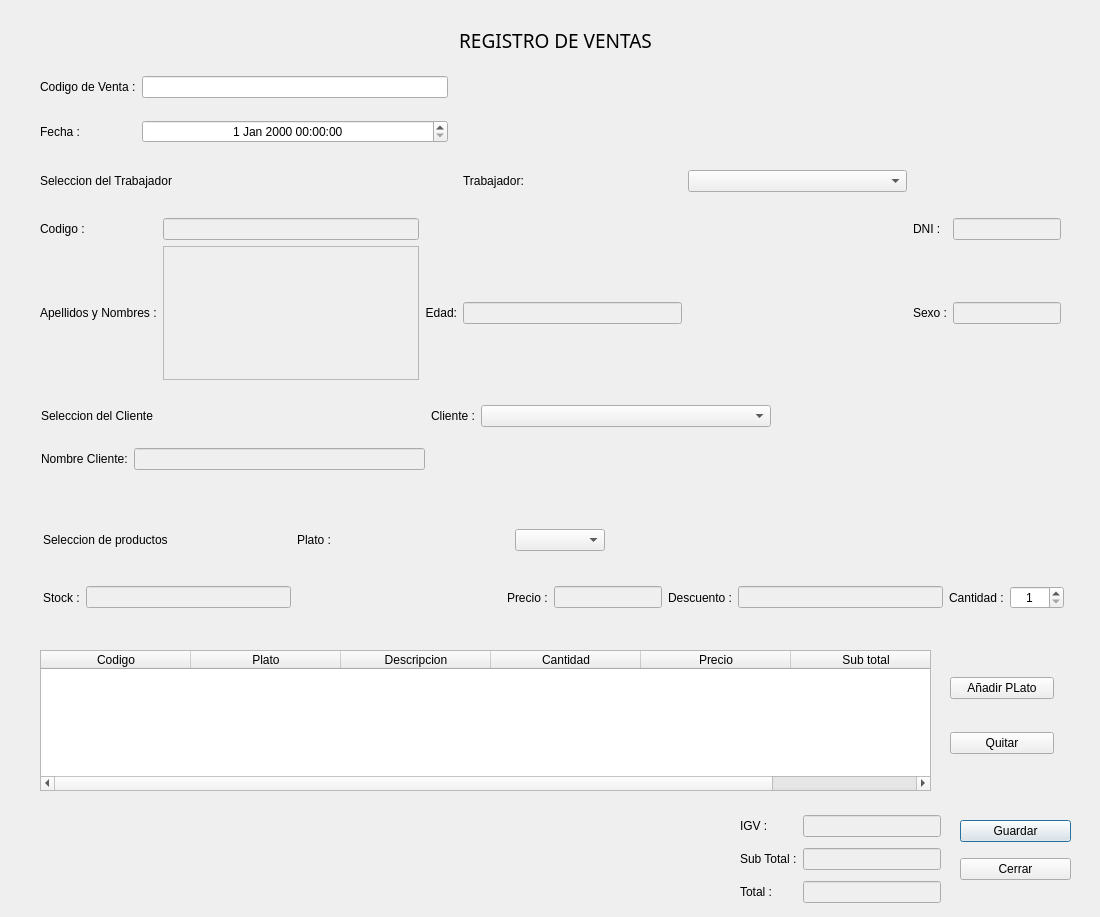
<?xml version="1.0" encoding="UTF-8"?>
<ui version="4.0">
 <class>formAtenderCliente</class>
 <widget class="QDialog" name="formAtenderCliente">
  <property name="geometry">
   <rect>
    <x>0</x>
    <y>0</y>
    <width>1100</width>
    <height>917</height>
   </rect>
  </property>
  <property name="windowTitle">
   <string>Dialog</string>
  </property>
  <property name="styleSheet">
   <string notr="true">#formAtenderCliente{
}
</string>
  </property>
  <widget class="QWidget" name="gridLayoutWidget">
   <property name="geometry">
    <rect>
     <x>40</x>
     <y>60</y>
     <width>1019</width>
     <height>101</height>
    </rect>
   </property>
   <layout class="QGridLayout" name="gridLayout">
    <item row="1" column="3">
     <spacer name="horizontalSpacer">
      <property name="orientation">
       <enum>Qt::Horizontal</enum>
      </property>
      <property name="sizeHint" stdset="0">
       <size>
        <width>40</width>
        <height>20</height>
       </size>
      </property>
     </spacer>
    </item>
    <item row="1" column="1">
     <widget class="QDateTimeEdit" name="getFecha">
      <property name="alignment">
       <set>Qt::AlignCenter</set>
      </property>
     </widget>
    </item>
    <item row="0" column="0">
     <widget class="QLabel" name="label_2">
      <property name="text">
       <string>Codigo de Venta :</string>
      </property>
     </widget>
    </item>
    <item row="0" column="1">
     <widget class="QLineEdit" name="getCodigoV">
      <property name="enabled">
       <bool>true</bool>
      </property>
     </widget>
    </item>
    <item row="1" column="0">
     <widget class="QLabel" name="label">
      <property name="text">
       <string>Fecha :</string>
      </property>
     </widget>
    </item>
    <item row="1" column="2">
     <spacer name="horizontalSpacer_2">
      <property name="orientation">
       <enum>Qt::Horizontal</enum>
      </property>
      <property name="sizeHint" stdset="0">
       <size>
        <width>40</width>
        <height>20</height>
       </size>
      </property>
     </spacer>
    </item>
   </layout>
  </widget>
  <widget class="QWidget" name="gridLayoutWidget_3">
   <property name="geometry">
    <rect>
     <x>740</x>
     <y>810</y>
     <width>201</width>
     <height>101</height>
    </rect>
   </property>
   <layout class="QGridLayout" name="gridLayout_3">
    <item row="1" column="0">
     <widget class="QLabel" name="label_20">
      <property name="text">
       <string>Sub Total :</string>
      </property>
     </widget>
    </item>
    <item row="1" column="1">
     <widget class="QLineEdit" name="getSubTotal">
      <property name="enabled">
       <bool>false</bool>
      </property>
     </widget>
    </item>
    <item row="2" column="0">
     <widget class="QLabel" name="label_22">
      <property name="text">
       <string>Total :</string>
      </property>
     </widget>
    </item>
    <item row="2" column="1">
     <widget class="QLineEdit" name="getTotal">
      <property name="enabled">
       <bool>false</bool>
      </property>
     </widget>
    </item>
    <item row="0" column="1">
     <widget class="QLineEdit" name="getIgv">
      <property name="enabled">
       <bool>false</bool>
      </property>
     </widget>
    </item>
    <item row="0" column="0">
     <widget class="QLabel" name="label_21">
      <property name="text">
       <string>IGV :</string>
      </property>
     </widget>
    </item>
   </layout>
  </widget>
  <widget class="QLabel" name="label_7">
   <property name="geometry">
    <rect>
     <x>50</x>
     <y>10</y>
     <width>1011</width>
     <height>61</height>
    </rect>
   </property>
   <property name="font">
    <font>
     <family>Rockwell Condensed</family>
     <pointsize>14</pointsize>
    </font>
   </property>
   <property name="text">
    <string>REGISTRO DE VENTAS</string>
   </property>
   <property name="scaledContents">
    <bool>false</bool>
   </property>
   <property name="alignment">
    <set>Qt::AlignCenter</set>
   </property>
  </widget>
  <widget class="QWidget" name="layoutWidget">
   <property name="geometry">
    <rect>
     <x>960</x>
     <y>810</y>
     <width>111</width>
     <height>81</height>
    </rect>
   </property>
   <layout class="QVBoxLayout" name="verticalLayout_2">
    <item>
     <widget class="QPushButton" name="PB_guardar">
      <property name="text">
       <string>Guardar</string>
      </property>
     </widget>
    </item>
    <item>
     <widget class="QPushButton" name="PB_Cerrar">
      <property name="text">
       <string>Cerrar</string>
      </property>
     </widget>
    </item>
   </layout>
  </widget>
  <widget class="QWidget" name="layoutWidget">
   <property name="geometry">
    <rect>
     <x>40</x>
     <y>170</y>
     <width>1021</width>
     <height>210</height>
    </rect>
   </property>
   <layout class="QGridLayout" name="gridLayout_4">
    <item row="2" column="0">
     <widget class="QLabel" name="label_3">
      <property name="text">
       <string>Codigo :</string>
      </property>
     </widget>
    </item>
    <item row="3" column="7" colspan="2">
     <widget class="QLineEdit" name="getSexoTra">
      <property name="enabled">
       <bool>false</bool>
      </property>
     </widget>
    </item>
    <item row="0" column="0" colspan="2">
     <widget class="QLabel" name="label_15">
      <property name="text">
       <string>Seleccion del Trabajador</string>
      </property>
     </widget>
    </item>
    <item row="3" column="3">
     <widget class="QLineEdit" name="getEdadTra">
      <property name="enabled">
       <bool>false</bool>
      </property>
      <property name="maxLength">
       <number>8</number>
      </property>
     </widget>
    </item>
    <item row="2" column="7" colspan="2">
     <widget class="QLineEdit" name="getDniTra">
      <property name="enabled">
       <bool>false</bool>
      </property>
      <property name="maxLength">
       <number>8</number>
      </property>
     </widget>
    </item>
    <item row="3" column="1">
     <widget class="QTextEdit" name="getNombreTra">
      <property name="enabled">
       <bool>false</bool>
      </property>
     </widget>
    </item>
    <item row="3" column="5" colspan="2">
     <widget class="QLabel" name="label_6">
      <property name="text">
       <string>Sexo :</string>
      </property>
     </widget>
    </item>
    <item row="0" column="3">
     <widget class="QLabel" name="label_8">
      <property name="text">
       <string>Trabajador:</string>
      </property>
     </widget>
    </item>
    <item row="0" column="4">
     <widget class="QComboBox" name="listaTraba"/>
    </item>
    <item row="3" column="2">
     <widget class="QLabel" name="label_5">
      <property name="text">
       <string>Edad:</string>
      </property>
      <property name="alignment">
       <set>Qt::AlignRight|Qt::AlignTrailing|Qt::AlignVCenter</set>
      </property>
     </widget>
    </item>
    <item row="2" column="1">
     <widget class="QLineEdit" name="getCodigoTra">
      <property name="enabled">
       <bool>false</bool>
      </property>
      <property name="maxLength">
       <number>8</number>
      </property>
     </widget>
    </item>
    <item row="3" column="0">
     <widget class="QLabel" name="label_4">
      <property name="text">
       <string>Apellidos y Nombres :</string>
      </property>
      <property name="wordWrap">
       <bool>true</bool>
      </property>
     </widget>
    </item>
    <item row="3" column="4">
     <spacer name="horizontalSpacer_3">
      <property name="orientation">
       <enum>Qt::Horizontal</enum>
      </property>
      <property name="sizeHint" stdset="0">
       <size>
        <width>40</width>
        <height>20</height>
       </size>
      </property>
     </spacer>
    </item>
    <item row="2" column="5">
     <widget class="QLabel" name="label_14">
      <property name="text">
       <string>DNI :</string>
      </property>
     </widget>
    </item>
    <item row="1" column="0" colspan="2">
     <spacer name="horizontalSpacer_4">
      <property name="orientation">
       <enum>Qt::Horizontal</enum>
      </property>
      <property name="sizeHint" stdset="0">
       <size>
        <width>40</width>
        <height>20</height>
       </size>
      </property>
     </spacer>
    </item>
   </layout>
  </widget>
  <widget class="QTableWidget" name="mostraPlatos">
   <property name="geometry">
    <rect>
     <x>40</x>
     <y>650</y>
     <width>891</width>
     <height>141</height>
    </rect>
   </property>
   <attribute name="horizontalHeaderDefaultSectionSize">
    <number>150</number>
   </attribute>
   <column>
    <property name="text">
     <string>Codigo</string>
    </property>
    <property name="font">
     <font>
      <weight>50</weight>
      <bold>false</bold>
     </font>
    </property>
   </column>
   <column>
    <property name="text">
     <string>Plato</string>
    </property>
   </column>
   <column>
    <property name="text">
     <string>Descripcion</string>
    </property>
   </column>
   <column>
    <property name="text">
     <string>Cantidad</string>
    </property>
   </column>
   <column>
    <property name="text">
     <string>Precio</string>
    </property>
   </column>
   <column>
    <property name="text">
     <string>Sub total</string>
    </property>
   </column>
  </widget>
  <widget class="QWidget" name="layoutWidget">
   <property name="geometry">
    <rect>
     <x>41</x>
     <y>390</y>
     <width>1021</width>
     <height>96</height>
    </rect>
   </property>
   <layout class="QGridLayout" name="gridLayout_2">
    <item row="2" column="1">
     <widget class="QLineEdit" name="getNombreCli">
      <property name="enabled">
       <bool>false</bool>
      </property>
     </widget>
    </item>
    <item row="0" column="4">
     <spacer name="horizontalSpacer_5">
      <property name="orientation">
       <enum>Qt::Horizontal</enum>
      </property>
      <property name="sizeHint" stdset="0">
       <size>
        <width>40</width>
        <height>20</height>
       </size>
      </property>
     </spacer>
    </item>
    <item row="2" column="0">
     <widget class="QLabel" name="label_10">
      <property name="text">
       <string>Nombre Cliente:</string>
      </property>
     </widget>
    </item>
    <item row="0" column="0" colspan="2">
     <widget class="QLabel" name="label_16">
      <property name="text">
       <string>Seleccion del Cliente</string>
      </property>
     </widget>
    </item>
    <item row="2" column="3">
     <spacer name="horizontalSpacer_8">
      <property name="orientation">
       <enum>Qt::Horizontal</enum>
      </property>
      <property name="sizeHint" stdset="0">
       <size>
        <width>40</width>
        <height>20</height>
       </size>
      </property>
     </spacer>
    </item>
    <item row="0" column="3">
     <widget class="QComboBox" name="listaClie"/>
    </item>
    <item row="0" column="2">
     <widget class="QLabel" name="label_9">
      <property name="text">
       <string>Cliente :</string>
      </property>
     </widget>
    </item>
   </layout>
  </widget>
  <widget class="QWidget" name="layoutWidget">
   <property name="geometry">
    <rect>
     <x>43</x>
     <y>500</y>
     <width>1021</width>
     <height>138</height>
    </rect>
   </property>
   <layout class="QGridLayout" name="gridLayout_5">
    <item row="0" column="2" colspan="2">
     <widget class="QLabel" name="label_18">
      <property name="text">
       <string>Plato :</string>
      </property>
     </widget>
    </item>
    <item row="0" column="0" colspan="2">
     <widget class="QLabel" name="label_17">
      <property name="text">
       <string>Seleccion de productos</string>
      </property>
     </widget>
    </item>
    <item row="0" column="4" colspan="2">
     <widget class="QComboBox" name="listaPlatos"/>
    </item>
    <item row="1" column="3" colspan="2">
     <widget class="QLabel" name="label_12">
      <property name="text">
       <string>Precio :</string>
      </property>
     </widget>
    </item>
    <item row="1" column="2">
     <spacer name="horizontalSpacer_6">
      <property name="orientation">
       <enum>Qt::Horizontal</enum>
      </property>
      <property name="sizeHint" stdset="0">
       <size>
        <width>40</width>
        <height>20</height>
       </size>
      </property>
     </spacer>
    </item>
    <item row="1" column="1">
     <widget class="QLineEdit" name="getStock">
      <property name="enabled">
       <bool>false</bool>
      </property>
     </widget>
    </item>
    <item row="1" column="0">
     <widget class="QLabel" name="label_11">
      <property name="text">
       <string>Stock :</string>
      </property>
     </widget>
    </item>
    <item row="1" column="5" colspan="2">
     <widget class="QLineEdit" name="getPrecio">
      <property name="enabled">
       <bool>false</bool>
      </property>
     </widget>
    </item>
    <item row="1" column="8">
     <widget class="QLineEdit" name="getDescuento">
      <property name="enabled">
       <bool>false</bool>
      </property>
     </widget>
    </item>
    <item row="1" column="9">
     <widget class="QLabel" name="label_19">
      <property name="text">
       <string>Cantidad :</string>
      </property>
     </widget>
    </item>
    <item row="1" column="7">
     <widget class="QLabel" name="label_13">
      <property name="text">
       <string>Descuento :</string>
      </property>
     </widget>
    </item>
    <item row="1" column="10">
     <widget class="QSpinBox" name="getCantidad">
      <property name="alignment">
       <set>Qt::AlignCenter</set>
      </property>
      <property name="minimum">
       <number>1</number>
      </property>
      <property name="maximum">
       <number>1000</number>
      </property>
     </widget>
    </item>
   </layout>
  </widget>
  <widget class="QWidget" name="">
   <property name="geometry">
    <rect>
     <x>950</x>
     <y>650</y>
     <width>104</width>
     <height>131</height>
    </rect>
   </property>
   <layout class="QVBoxLayout" name="verticalLayout">
    <item>
     <widget class="QPushButton" name="pB_anadirPlato">
      <property name="text">
       <string>Añadir PLato</string>
      </property>
     </widget>
    </item>
    <item>
     <widget class="QPushButton" name="PB_Quitar">
      <property name="text">
       <string>Quitar</string>
      </property>
     </widget>
    </item>
   </layout>
  </widget>
  <zorder>layoutWidget</zorder>
  <zorder>PB_Quitar</zorder>
  <zorder>mostraPlatos</zorder>
  <zorder>layoutWidget</zorder>
  <zorder>layoutWidget</zorder>
  <zorder>layoutWidget</zorder>
  <zorder>gridLayoutWidget</zorder>
  <zorder>gridLayoutWidget_3</zorder>
  <zorder>label_7</zorder>
  <zorder>pB_anadirPlato</zorder>
 </widget>
 <resources/>
 <connections/>
</ui>
